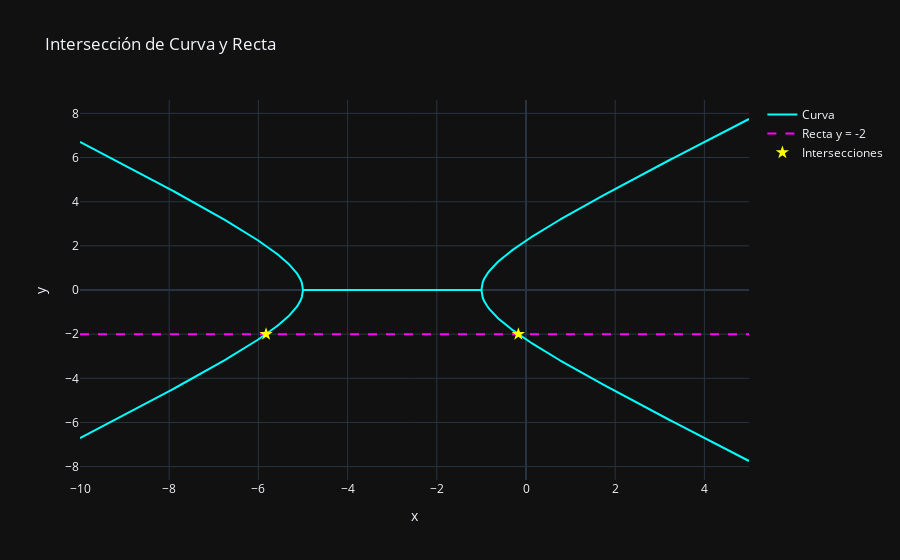

Notebook source saved alongside this figure:
### Code cell
def rama_superior(x):
    return 2 * np.sqrt(np.maximum(0, ((x + 3) / 2)**2 - 1))

def rama_inferior(x):
    return -2 * np.sqrt(np.maximum(0, ((x + 3) / 2)**2 - 1))

x_vals_1 = np.linspace(-10, -5, 200)
x_vals_2 = np.linspace(-1, 5, 200)
x_total = np.concatenate([x_vals_1, x_vals_2])

puntos_x = [-5.828427, -0.171572]
puntos_y = [-2, -2] 
fig = go.Figure()

fig.add_trace(go.Scatter(
    x=x_total, 
    y=rama_superior(x_total), 
    mode='lines', 
    name='Curva',
    line=dict(color='cyan', width=2)
))
fig.add_trace(go.Scatter(
    x=x_total, 
    y=rama_inferior(x_total), 
    mode='lines',
    showlegend=False, 
    line=dict(color='cyan', width=2)
))

fig.add_trace(go.Scatter(
    x=[-10, 5], 
    y=[-2, -2],
    mode='lines',
    name='Recta y = -2',
    line=dict(color='magenta', dash='dash')
))

fig.add_trace(go.Scatter(
    x=puntos_x, 
    y=puntos_y, 
    mode='markers', 
    name='Intersecciones',
    marker=dict(color='yellow', size=10, symbol='star')
))

fig.update_layout(
    title='Intersección de Curva y Recta',
    xaxis_title='x',
    yaxis_title='y',
    template='plotly_dark'
)

fig.show()

### Figure 1 — Plotly figure (JSON) as saved in the notebook; plotly's stock layout.template omitted (floating-point values rounded to 4 significant figures; data arrays with more than 128 entries replaced by an {"elided": "..."} marker saying what was removed)
{"data": [{"line": {"color": "cyan", "width": 2}, "mode": "lines", "name": "Curva", "type": "scatter", "x": {"elided": "400 float values"}, "y": {"elided": "400 float values"}}, {"line": {"color": "cyan", "width": 2}, "mode": "lines", "showlegend": false, "type": "scatter", "x": {"elided": "400 float values"}, "y": {"elided": "400 float values"}}, {"line": {"color": "magenta", "dash": "dash"}, "mode": "lines", "name": "Recta y = -2", "type": "scatter", "x": [-10, 5], "y": [-2, -2]}, {"marker": {"color": "yellow", "size": 10, "symbol": "star"}, "mode": "markers", "name": "Intersecciones", "type": "scatter", "x": [-5.828, -0.1716], "y": [-2, -2]}], "layout": {"title": {"text": "Intersección de Curva y Recta"}, "xaxis": {"title": {"text": "x"}}, "yaxis": {"title": {"text": "y"}}}}
